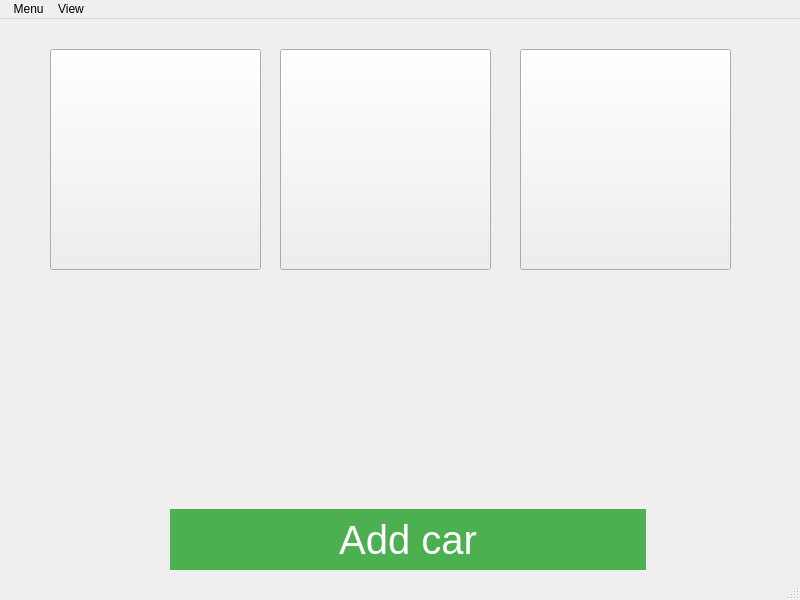
<?xml version="1.0" encoding="UTF-8"?>
<ui version="4.0">
 <class>MainWindow</class>
 <widget class="QMainWindow" name="MainWindow">
  <property name="geometry">
   <rect>
    <x>0</x>
    <y>0</y>
    <width>800</width>
    <height>600</height>
   </rect>
  </property>
  <property name="windowTitle">
   <string>MainWindow</string>
  </property>
  <widget class="QWidget" name="centralwidget">
   <widget class="QPushButton" name="b_mers">
    <property name="geometry">
     <rect>
      <x>50</x>
      <y>30</y>
      <width>211</width>
      <height>221</height>
     </rect>
    </property>
    <property name="styleSheet">
     <string notr="true">border-image:url(&quot;:/rec/img/mers.png&quot;);</string>
    </property>
    <property name="text">
     <string/>
    </property>
   </widget>
   <widget class="QPushButton" name="b_bmw">
    <property name="geometry">
     <rect>
      <x>280</x>
      <y>30</y>
      <width>211</width>
      <height>221</height>
     </rect>
    </property>
    <property name="styleSheet">
     <string notr="true">border-image:url(&quot;:/rec/img/bmw.png&quot;);</string>
    </property>
    <property name="text">
     <string/>
    </property>
   </widget>
   <widget class="QPushButton" name="b_audi">
    <property name="geometry">
     <rect>
      <x>520</x>
      <y>30</y>
      <width>211</width>
      <height>221</height>
     </rect>
    </property>
    <property name="styleSheet">
     <string notr="true">border-image:url(&quot;:/rec/img/audi.png&quot;);</string>
    </property>
    <property name="text">
     <string/>
    </property>
   </widget>
   <widget class="QLabel" name="label">
    <property name="geometry">
     <rect>
      <x>210</x>
      <y>260</y>
      <width>391</width>
      <height>211</height>
     </rect>
    </property>
    <property name="styleSheet">
     <string notr="true">border-image:url(&quot;:/rec/img/shadow.png&quot;);</string>
    </property>
    <property name="text">
     <string/>
    </property>
    <property name="pixmap">
     <pixmap>img/audi_car.png</pixmap>
    </property>
    <property name="scaledContents">
     <bool>true</bool>
    </property>
   </widget>
   <widget class="QPushButton" name="pushButton">
    <property name="geometry">
     <rect>
      <x>170</x>
      <y>490</y>
      <width>476</width>
      <height>61</height>
     </rect>
    </property>
    <property name="font">
     <font>
      <pointsize>-1</pointsize>
      <underline>false</underline>
      <strikeout>false</strikeout>
     </font>
    </property>
    <property name="styleSheet">
     <string notr="true">background-color: #4CAF50; /* Green */
  border: none;
  color: white;
  padding: 15px 32px;
  text-align: center;
  text-decoration: none;
  display: inline-block;
  font-size: 40px;</string>
    </property>
    <property name="text">
     <string>Add car</string>
    </property>
   </widget>
  </widget>
  <widget class="QMenuBar" name="menubar">
   <property name="geometry">
    <rect>
     <x>0</x>
     <y>0</y>
     <width>800</width>
     <height>22</height>
    </rect>
   </property>
   <widget class="QMenu" name="menu_Menu">
    <property name="title">
     <string> Menu</string>
    </property>
    <addaction name="actionNew_garage"/>
    <addaction name="actionQuit"/>
   </widget>
   <widget class="QMenu" name="menuView">
    <property name="title">
     <string>View</string>
    </property>
    <addaction name="actionDark_Theme"/>
    <addaction name="actionLight_Theme"/>
   </widget>
   <addaction name="menu_Menu"/>
   <addaction name="menuView"/>
  </widget>
  <widget class="QStatusBar" name="statusbar"/>
  <action name="actionNew_garage">
   <property name="icon">
    <iconset resource="Resource.qrc">
     <normaloff>:/rec/img/add.png</normaloff>:/rec/img/add.png</iconset>
   </property>
   <property name="text">
    <string>New garage</string>
   </property>
  </action>
  <action name="actionQuit">
   <property name="icon">
    <iconset resource="Resource.qrc">
     <normaloff>:/rec/img/exit.png</normaloff>:/rec/img/exit.png</iconset>
   </property>
   <property name="text">
    <string>Quit</string>
   </property>
  </action>
  <action name="actionDark_Theme">
   <property name="text">
    <string>Dark Theme</string>
   </property>
  </action>
  <action name="actionLight_Theme">
   <property name="text">
    <string>Light Theme</string>
   </property>
  </action>
 </widget>
 <resources>
  <include location="Resource.qrc"/>
 </resources>
 <connections/>
</ui>
